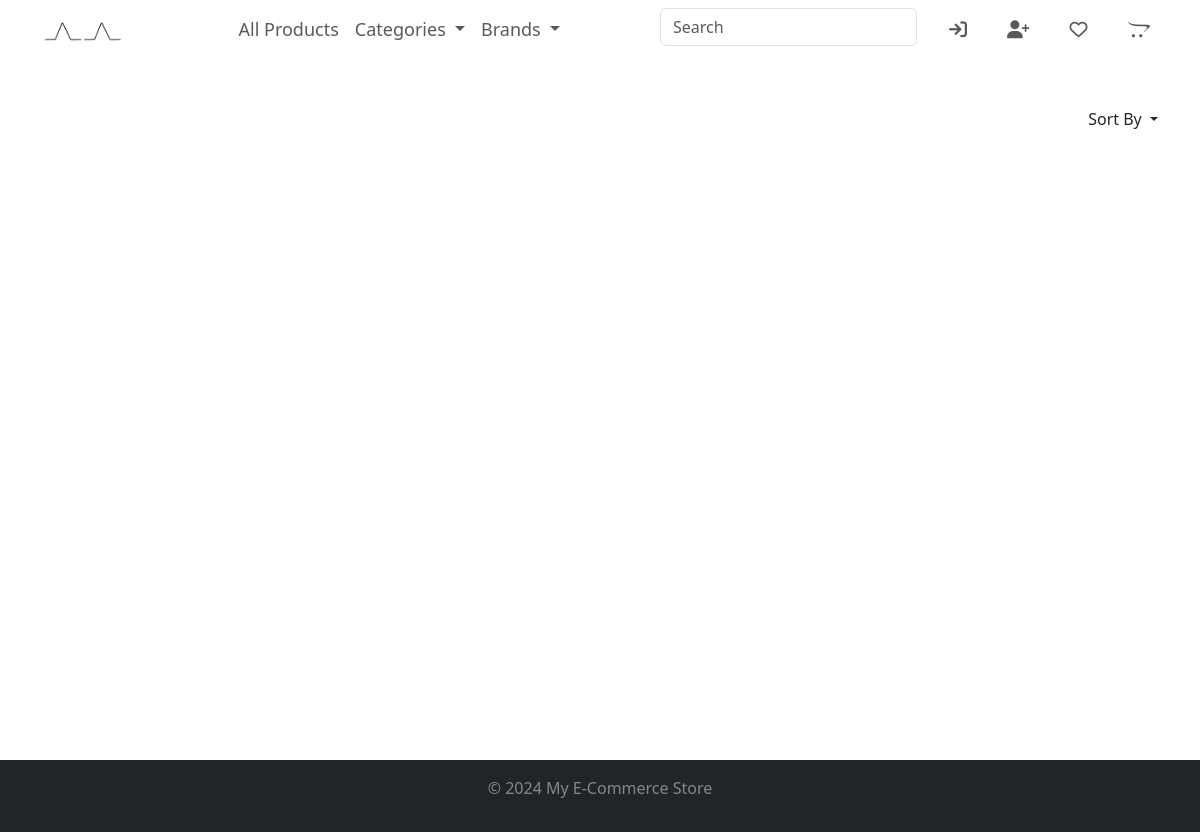
Before: /products?brand=3 with the older database file.
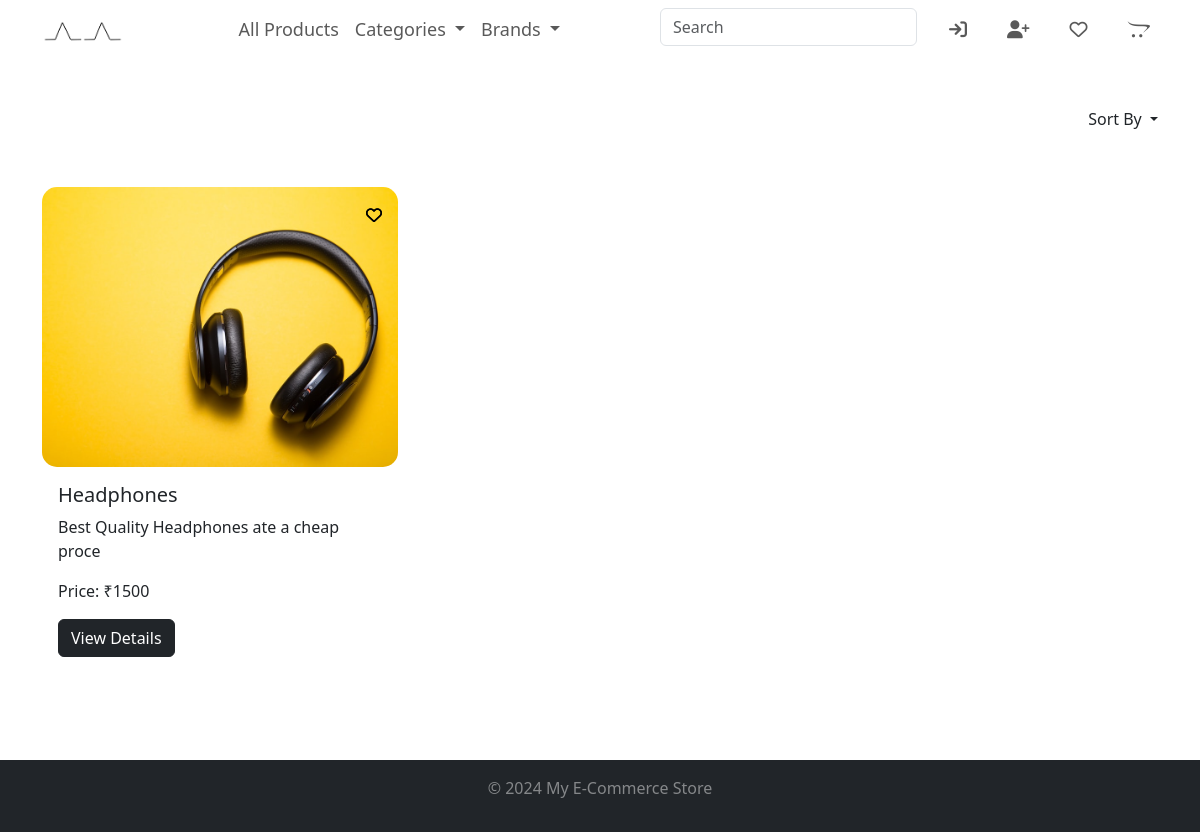
After: the same page with the newer database file.
### ecommerce/models.py (models this page shows, shortened)
class Products(models.Model):
    name = models.CharField(max_length=60)
    price = models.IntegerField(default=0)
    category = models.ForeignKey(Category, on_delete=models.CASCADE, default=1)
    brand = models.ForeignKey(Brand, on_delete=models.CASCADE, null=True)
    tagline = models.CharField(max_length=50, null=True, blank=True)
    description = models.CharField(
        max_length=500, default='', blank=True, null=True)
    images = models.ManyToManyField(ProductImage, blank=True)

### ecommerce/views.py (the view)
# urls.py: path('products', views.products , name='products'),
def products(req):
    categoryID = req.GET.get('category')
    brandID = req.GET.get('brand')
    if brandID and categoryID:
        productsList = Products.objects.filter(brand=brandID, category=categoryID)
    elif brandID:
        productsList = Products.objects.filter(brand=brandID)
    elif categoryID:
        productsList = Products.objects.filter(category=categoryID)
    else:
        productsList = Products.get_all_products()
    sort_criteria = req.GET.get('sort', 'id')  # Default to sorting by id
    sort_order = req.GET.get('order', 'desc')  # Default to ascending desc    #So that new products can be displayed at the first
    if sort_criteria == 'name':
        productsList = productsList.order_by('name' if sort_order == 'asc' else '-name')
    elif sort_criteria == 'price':
        productsList = productsList.order_by('price' if sort_order == 'asc' else '-price')
    elif sort_criteria == "id":
        productsList = productsList.order_by("id" if sort_order == "asc" else "-id")
    cust = req.session.get("customer_id")
    if cust:
        customer = Customer.objects.get(id=cust)
        wishlist, created = Wishlist.objects.get_or_create(user=customer)
        wishlist_products = wishlist.get_wishlist_items()
        for product in productsList:
            first_image = product.images.first()
            product.image = first_image.image if first_image else None
            product.isInWishlist = product in wishlist_products
    else:
        for product in productsList:
            first_image = product.images.first()
            product.image = first_image.image if first_image else None
            product.isInWishlist = False
    return render(req, 'products.html', {'products_list': productsList})

### ecommerce/context_processors.py (called while the page is built)
def categories(request):
    return {'categories': Category.get_all_categories()}

def brands(request):
    return {'brands': Brand.get_all_brands()}

### ecommerce/models.py (called while the page is built)
    @staticmethod
    def get_all_categories():
        return Category.objects.all()

    def __str__(self):
        return self.name

    def get_all_brands():
        return Brand.objects.all()

    def __str__(self):
        return self.name

### ecommerce/Templates/products.html (shortened to what this page needs)
{% extends "master.html" %}
{% block content %}
<section class="container my-5">
    <div class="header-products d-flex flex-row justify-content-between">
        <div class="header-heading">
            <h2 class="mb-5 p-3 flex">{{ pageHeading }}</h2>
        </div>
        <div class="dropdown">
            <a class="nav-link dropdown-toggle" type="link">
                Sort By
            </a>
        </div>
    </div>
    <div class="row" id="wishlist-container">
        {% for product in products_list %}
        <div class="col-lg-4 col-md-6 mb-4 product-small">
            <div class="card product-card h-100 border-0">
                <div class="product-image-container">
                    <img src="{{ product.image.url }}" alt="{{ product.name }}" class="card-img-top product_image">
                    {% if product.isInWishlist%}
                    <button class="remove-from-wishlist" data-product-id="{{ product.id }}">
                        <i class="fa-solid fa-heart" style="position: absolute; top: 0; left: 0;"></i>
                        <i class="fa-regular fa-heart heart-outline-animate"></i>
                    </button>
                    {% else %}
                    <button class="add-to-wishlist" data-product-id="{{ product.id }}">
                        <i class="fa-regular fa-heart" style="position: absolute; top: 0; left: 0;"></i>
                        <i class="fa-regular fa-heart heart-outline-animate"></i>
                    </button>
                    {% endif %}
                </div>
                <div class="card-body">
                    <h5 class="card-title">{{ product.name }}</h5>
                    {% if product.description %}
                    <p class="card-text">
                        {{ product.description|slice:":45" }}
                    </p>
                    {% else %}
                    <p class="card-text">Click below for more details</p>
                    {% endif %}
                    <p class="card-text">Price: ₹{{ product.price }}</p>
                    <a href="{% url 'product_detail' product.id %}" class="btn btn-dark mt-auto">View Details</a>
                </div>
            </div>
        </div>
        {% endfor %}
    </div>
</section>
{% endblock %}

Changed rows visible on the page:
now on this page (row edited): Products: name (picture), name "Headphones", description "Best Quality Headphones ate a cheap proce", price "1500"
